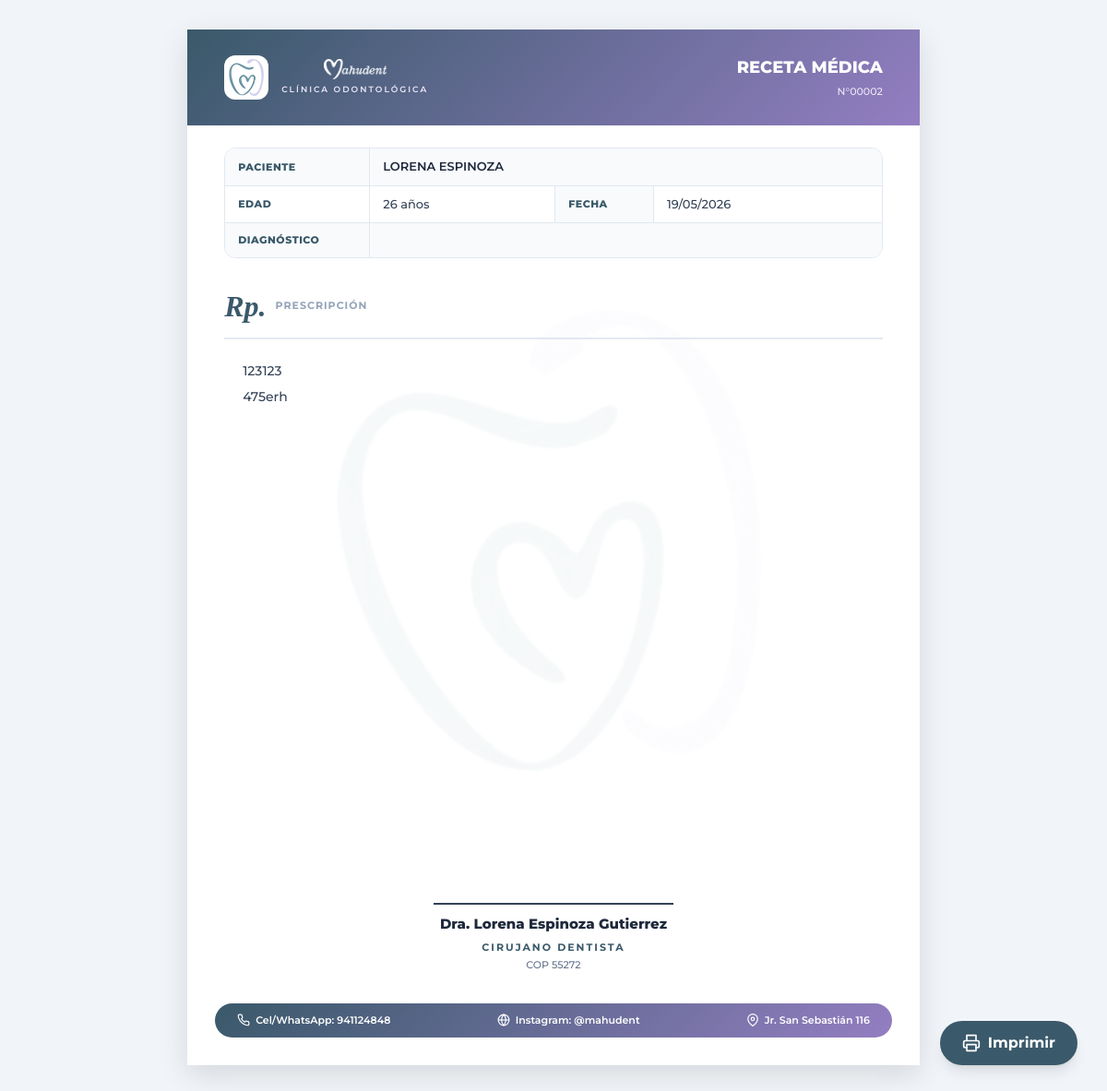
The page /imprimir_receta.php?id=2 (signed in) on the database its author committed.
### tables this page shows
CREATE TABLE `recetas` (
  `id` int(11) NOT NULL AUTO_INCREMENT,
  `paciente_id` int(11) NOT NULL,
  `doctor_id` int(11) NOT NULL,
  `fecha` timestamp NOT NULL DEFAULT CURRENT_TIMESTAMP,
  `diagnostico` varchar(255) DEFAULT '',
  `contenido` text NOT NULL,
  PRIMARY KEY (`id`),
  KEY `paciente_id` (`paciente_id`),
  KEY `doctor_id` (`doctor_id`),
  CONSTRAINT `recetas_ibfk_1` FOREIGN KEY (`paciente_id`) REFERENCES `pacientes` (`id`) ON DELETE CASCADE,
  CONSTRAINT `recetas_ibfk_2` FOREIGN KEY (`doctor_id`) REFERENCES `usuarios` (`id`) ON DELETE CASCADE
);

CREATE TABLE `pacientes` (
  `id` int(11) NOT NULL AUTO_INCREMENT,
  `dni` varchar(20) NOT NULL,
  `nombre` varchar(100) NOT NULL,
  `fecha_nacimiento` date DEFAULT NULL,
  `lugar_nacimiento` varchar(100) DEFAULT NULL,
  `sexo` varchar(15) DEFAULT NULL,
  `telefono` varchar(20) DEFAULT NULL,
  `email` varchar(100) DEFAULT NULL,
  `direccion` varchar(255) DEFAULT NULL,
  `procedencia` varchar(100) DEFAULT NULL,
  `contacto_emergencia` varchar(150) DEFAULT NULL,
  `telefono_emergencia` varchar(20) DEFAULT NULL,
  `ocupacion` varchar(100) DEFAULT NULL,
  `alergias` text,
  `enfermedades_cronicas` text,
  `padece_enfermedad` tinyint(1) DEFAULT NULL,
  `consume_medicamentos` tinyint(1) DEFAULT NULL,
  `medicamentos_detalle` varchar(255) DEFAULT NULL,
  `alergia_medicamentos` tinyint(1) DEFAULT NULL,
  `alergia_medicamentos_detalle` varchar(255) DEFAULT NULL,
  `antecedentes_familiares` tinyint(1) DEFAULT NULL,
  `antecedentes_familiares_detalle` varchar(255) DEFAULT NULL,
  `alergia_anestesia` tinyint(1) DEFAULT NULL,
  `embarazada` tinyint(1) DEFAULT NULL,
  `sangran_encias` tinyint(1) DEFAULT NULL,
  `ultima_visita_dentista` date DEFAULT NULL,
  `ultima_visita_motivo` varchar(255) DEFAULT NULL,
  `frecuencia_cepillado` varchar(50) DEFAULT NULL,
  `usa_cepillo` tinyint(1) DEFAULT '1',
  `usa_pasta_dental` tinyint(1) DEFAULT '1',
  `usa_hilo_dental` tinyint(1) DEFAULT '0',
  `usa_enjuague` tinyint(1) DEFAULT '0',
  `fecha_registro` timestamp NOT NULL DEFAULT CURRENT_TIMESTAMP,
  `estado_activo` tinyint(1) DEFAULT '1',
  PRIMARY KEY (`id`),
  UNIQUE KEY `dni` (`dni`)
);

CREATE TABLE `usuarios` (
  `id` int(11) NOT NULL AUTO_INCREMENT,
  `nombre` varchar(100) NOT NULL,
  `usuario` varchar(50) NOT NULL,
  `password` varchar(255) NOT NULL,
  `rol` enum('Admin','Recepcionista','Dentista') DEFAULT 'Dentista',
  `fecha_registro` timestamp NOT NULL DEFAULT CURRENT_TIMESTAMP,
  `colegiatura` varchar(50) DEFAULT NULL,
  `estado_activo` tinyint(1) DEFAULT '1',
  `intentos_fallidos` int(11) DEFAULT '0',
  `bloqueado_hasta` datetime DEFAULT NULL,
  PRIMARY KEY (`id`),
  UNIQUE KEY `usuario` (`usuario`)
);

### imprimir_receta.php (the view, shortened to what this page needs)
<?php
require_once 'config/conexion.php';
$id = intval($_GET['id'] ?? 0);
$stmt = $conn->prepare("SELECT r.*, p.nombre as paciente_nombre, p.fecha_nacimiento, p.telefono as paciente_telefono, u.nombre as doctor_nombre, u.colegiatura FROM recetas r JOIN pacientes p ON r.paciente_id = p.id JOIN usuarios u ON r.doctor_id = u.id WHERE r.id = ?");
$stmt->bind_param('i', $id);
$stmt->execute();
$receta = $stmt->get_result()->fetch_assoc();
$edad = '';
if ($receta['fecha_nacimiento']) {
    $nace = new DateTime($receta['fecha_nacimiento']);
    $hoy = new DateTime();
    $edad = $hoy->diff($nace)->y . ' años';
}
?>
<!DOCTYPE html>
<html lang="es">
<head>
    <script src="https://cdn.tailwindcss.com"></script>
</head>
<body>
    <button id="btn-print" onclick="window.print()" class="fixed bottom-8 right-8 bg-teal-700 text-white px-6 py-3 rounded-full shadow-lg font-bold hover:bg-teal-800 transition flex items-center gap-2 z-50">
        Imprimir
    </button>
    <div class="hoja">
        <div style="background: linear-gradient(135deg, #3a596a 0%, #937ec2 100%); padding: 28px 40px; position: relative;">
            <div style="display:flex; justify-content:space-between; align-items:center;">
                <div style="display:flex; align-items:center; gap:14px;">
                    <div style="width:48px;height:48px;background:white;border-radius:12px;display:flex;align-items:center;justify-content:center;overflow:hidden;padding:4px;">
                        <img src="assets/logo_icon.png" alt="Logo" style="width:100%;height:100%;object-fit:contain;">
                    </div>
                    <div style="display:flex;flex-direction:column;justify-content:center;">
                        <img src="assets/logo_text.png" alt="MahuDent" style="height:22px;width:auto;object-fit:contain;">
                        <p style="font-family:'Montserrat',sans-serif;font-weight:600;font-size:9px;color:#ede8f7;letter-spacing:2px;margin:4px 0 0 0;">CLÍNICA ODONTOLÓGICA</p>
                    </div>
                </div>
                <div style="text-align:right;">
                    <p style="font-family:'Montserrat',sans-serif;font-weight:800;font-size:18px;color:white;margin:0;">RECETA M&#201;DICA</p>
                    <p style="font-family:'Montserrat',sans-serif;font-weight:500;font-size:11px;color:#ede8f7;margin:4px 0 0 0;">N&#176;<?php echo str_pad($receta['id'], 5, '0', STR_PAD_LEFT); ?></p>
                </div>
            </div>
        </div>
        <div style="padding: 0 40px;">
            <div style="margin-top:24px; border:1px solid #e2e8f0; border-radius:12px; overflow:hidden;">
                <table style="width:100%; font-family:'Montserrat',sans-serif; font-size:13px; border-collapse:collapse;">
                    <tbody>
                        <tr style="background:#f8fafc;">
                            <td style="font-weight:800; color:#3a596a; padding:10px 14px; border-bottom:1px solid #e2e8f0; width:22%; text-transform:uppercase; font-size:11px; letter-spacing:0.5px;">Paciente</td>
                            <td style="padding:10px 14px; border-bottom:1px solid #e2e8f0; border-left:1px solid #e2e8f0; font-weight:600; color:#1e293b;" colspan="3"><?php echo htmlspecialchars($receta['paciente_nombre']); ?></td>
                        </tr>
                        <tr>
                            <td style="font-weight:800; color:#3a596a; padding:10px 14px; border-bottom:1px solid #e2e8f0; text-transform:uppercase; font-size:11px; letter-spacing:0.5px;">Edad</td>
                            <td style="padding:10px 14px; border-bottom:1px solid #e2e8f0; border-left:1px solid #e2e8f0; font-weight:500; color:#334155;"><?php echo htmlspecialchars($edad); ?></td>
                            <td style="font-weight:800; color:#3a596a; padding:10px 14px; border-bottom:1px solid #e2e8f0; border-left:1px solid #e2e8f0; background:#f8fafc; text-transform:uppercase; font-size:11px; letter-spacing:0.5px; width:15%;">Fecha</td>
                            <td style="padding:10px 14px; border-bottom:1px solid #e2e8f0; border-left:1px solid #e2e8f0; font-weight:500; color:#334155;"><?php echo date('d/m/Y', strtotime($receta['fecha'])); ?></td>
                        </tr>
                        <tr style="background:#f8fafc;">
                            <td style="font-weight:800; color:#3a596a; padding:10px 14px; text-transform:uppercase; font-size:11px; letter-spacing:0.5px;">Diagn&#243;stico</td>
                            <td style="padding:10px 14px; border-left:1px solid #e2e8f0; font-weight:500; color:#334155;" colspan="3"><?php echo htmlspecialchars($receta['diagnostico']); ?></td>
                        </tr>
                    </tbody>
                </table>
            </div>
            <div style="margin-top:28px; min-height:420px;">
                <div style="display:flex; align-items:center; gap:10px; margin-bottom:20px; border-bottom:2px solid #e2e8f0; padding-bottom:10px;">
                    <span style="font-family:serif; font-style:italic; font-size:32px; font-weight:bold; color:#3a596a;">Rp.</span>
                    <span style="font-family:'Montserrat',sans-serif; font-size:11px; font-weight:700; color:#94a3b8; text-transform:uppercase; letter-spacing:1px;">Prescripci&#243;n</span>
                </div>
                <div style="font-family:'Montserrat',sans-serif; font-size:14px; line-height:2; color:#334155; padding-left:20px; white-space:pre-wrap; font-weight:500;"><?php echo htmlspecialchars($receta['contenido']); ?></div>
            </div>
        </div>
        <div style="position:absolute; bottom:100px; left:0; right:0; text-align:center;">
            <div style="width:260px; margin:0 auto; border-top:2px solid #334155; padding-top:10px;">
                <?php
                $doc_nombre = $receta['doctor_nombre'];
                $prefijo = 'Dr.';
                $especialidad = 'Cirujano dentista';
                if (stripos($doc_nombre, 'Lorena') !== false || stripos($doc_nombre, 'Dra') !== false) {
                    $prefijo = 'Dra.';
                }
                $nombre_limpio = preg_replace('/^(Dr\.|Dra\.|Dr|Dra)\s+/i', '', $doc_nombre);
                ?>
                <p style="font-family:'Montserrat',sans-serif; font-weight:800; font-size:15px; color:#1e293b; margin:0;"><?php echo $prefijo . ' ' . htmlspecialchars($nombre_limpio); ?></p>
                <p style="font-family:'Montserrat',sans-serif; font-weight:700; font-size:11px; color:#3a596a; text-transform:uppercase; letter-spacing:2px; margin:5px 0 0 0;"><?php echo htmlspecialchars($especialidad); ?></p>
                <?php if ($receta['colegiatura']): ?>
                <p style="font-family:'Montserrat',sans-serif; font-weight:500; font-size:11px; color:#64748b; margin:3px 0 0 0;">COP <?php echo htmlspecialchars($receta['colegiatura']); ?></p>
                <?php endif; ?>
            </div>
        </div>
        <div style="position:absolute; bottom:30px; left:30px; right:30px; background:linear-gradient(135deg, #3a596a, #937ec2); border-radius:999px; padding:10px 24px; display:flex; justify-content:space-between; align-items:center; font-family:'Montserrat',sans-serif; font-size:11px; font-weight:600; color:white;">
            <div style="display:flex; align-items:center; gap:6px;">
                <span>Cel/WhatsApp: 941124848</span>
            </div>
            <div style="display:flex; align-items:center; gap:6px;">
                <span>Instagram: @mahudent</span>
            </div>
            <div style="display:flex; align-items:center; gap:6px;">
                <svg xmlns="http://www.w3.org/2000/svg" width="14" height="14" viewBox="0 0 24 24" fill="none" stroke="currentColor" stroke-width="2"><path d="M21 10c0 7-9 13-9 13s-9-6-9-13a9 9 0 0 1 18 0z"></path><circle cx="12" cy="10" r="3"></circle></svg>
                <span>Jr. San Sebastián 116</span>
            </div>
        </div>
    </div>
</body>
</html>

### imprimir_receta.php (style rules this page uses)
body { font-family: 'Montserrat', sans-serif; background: #f1f5f9; min-height: 100vh; padding: 2rem; }
.hoja { background: white; max-width: 210mm; min-height: 297mm; margin: 0 auto; box-shadow: 0 10px 30px rgb(0 0 0 / 0.12); position: relative; padding: 0; box-sizing: border-box; overflow: hidden; z-index: 1; }
.hoja::before { content: ""; position: absolute; top: 50%; left: 50%; transform: translate(-50%, -50%) rotate(-10deg); width: 130mm; height: 130mm; background-image: url('assets/logo_watermark.png'); background-size: contain; background-repeat: no-repeat; background-position: center; pointer-events: none; z-index: -1; }

### rows shown on the page
recetas: id "00002", paciente.nombre "LORENA ESPINOZA", paciente.fecha_nacimiento "26 años", fecha "19/05/2026", contenido "123123 475erh", doctor.nombre "Dra.", doctor.nombre "Lorena Espinoza Gutierrez", doctor.colegiatura "55272"

### other values the page prints
$especialidad "CIRUJANO DENTISTA"
